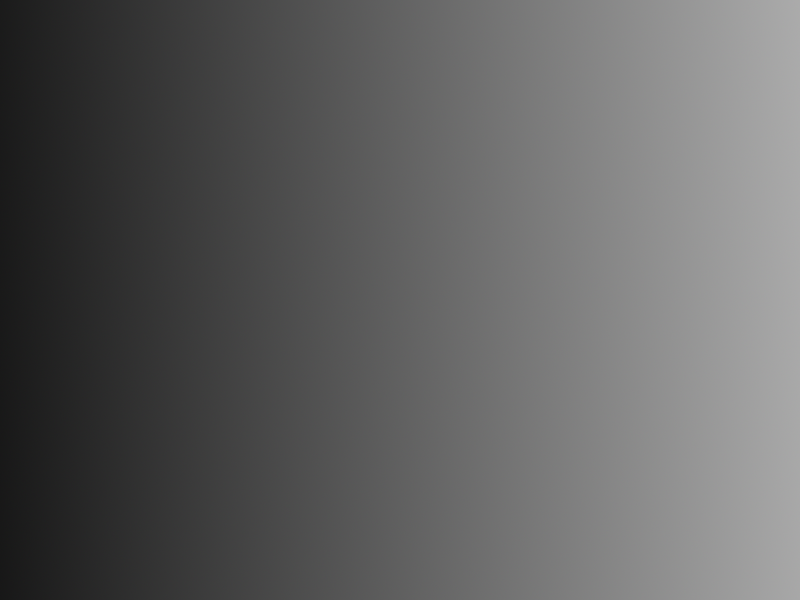
#> input picture gradient.png, 800 x 600 px
$ python PredictiveCompression.py
#> lines starting #> are read from the running program, lines starting #| are printed output that depends on the picture
#Code taken from https://github.com/gabilodeau/INF8770/blob/master/Codage%20predictif%20sur%20image.ipynb

import numpy as np
import matplotlib.pyplot as py


def rgb2gray(rgb):
    return np.dot(rgb[:,:], [0.299, 0.587, 0.114])

def imfloat2uint8(image):
    return (image*255).astype('uint8')

fig1 = py.figure(figsize=(10,10))
imagelue = py.imread('gradient.png')
#> imagelue is the input picture: shape (600, 800, 3) float32; mean R, G, B 0.381, 0.381, 0.381
image = imagelue.astype('float')
image = rgb2gray(image)
imageout = imfloat2uint8(image)
py.imshow(imageout, cmap=py.get_cmap('gray'))
py.show()

hist, intervalles = np.histogram(imageout, bins=256)
#> hist = 256 values, max 3396 at index 219, min 0 at index 2, mean 1875; intervalles = 257 values from 23 to 171
py.bar(intervalles[:-1], hist, width=2)
py.xlim(min(intervalles)-1, max(intervalles))
py.show()
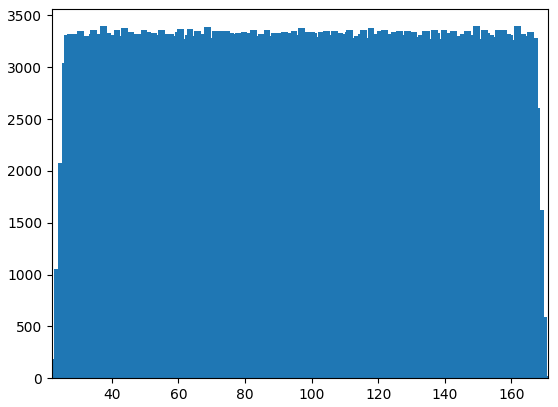
#> figure drawn by matplotlib, 1 panel

#cas frontieres
col=image[:,0]
#> col = 600 values, max 0.108 at index 4, min 0.0902 at index 595, mean 0.0982
image = np.column_stack((col,image))
#> image: shape (600, 801) float64
col=image[:,len(image[0])-1]
#> col = 600 values, max 0.672 at index 12, min 0.656 at index 577, mean 0.664
image = np.column_stack((col,image))
#> image: shape (600, 802) float64
row=image[0,:]
#> row = 802 values, max 0.67 at index 799, min 0.102 at index 1, mean 0.387
image = np.row_stack((row,image))
#> image: shape (601, 802) float64
row=image[len(image)-1,:]
#> row = 802 values, max 0.658 at index 0, min 0.0902 at index 1, mean 0.374
image = np.row_stack((row,image))
#> image: shape (602, 802) float64

#matrice de prediction: on predit que le pixel est le meme que celui lu precedemment.
matpred = [[0.0,0.0],[1.0,0.0]]

erreur = np.zeros((len(image)-2, len(image[0])-2))
#> erreur: shape (600, 800) float64; every value is 0
imagepred = np.zeros((len(image)-2, len(image[0])-2))
for i in range(1, len(image)-2):
    for j in range(1, len(image[0])-2):
        imagepred[i][j] = image[i-1][j-1]*matpred[0][0]+image[i-1][j]*matpred[0][1]+image[i][j-1]*matpred[1][0]
        erreur[i][j] = imagepred[i][j]-image[i][j]

hist, intervalles = np.histogram(erreur, bins=100)
#> hist = 100 values, max 240654 at index 0, min 0 at index 3, mean 4800; intervalles = 101 values from -0.00622 to 0.57
py.bar(intervalles[:-1], hist, width=2)
py.xlim(min(intervalles)-1, max(intervalles))
py.show()
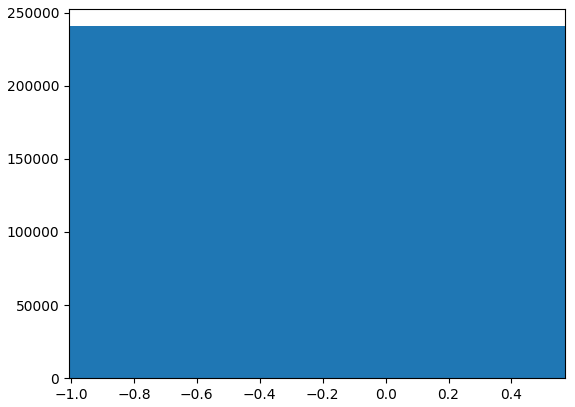
#> figure drawn by matplotlib, 1 panel; tallest bar 240654 high, from x = -1.01 to 0.994

fig2 = py.figure(figsize=(10, 10))
imageout = imfloat2uint8(imagepred)
py.imshow(imageout, cmap=py.get_cmap('gray'))
py.show()

fig3 = py.figure(figsize=(10, 10))
erreur = abs(erreur)*5
imageout = imfloat2uint8(erreur)
py.imshow(imageout, cmap=py.get_cmap('gray'))
py.show()

$ run again, with cat.jpg saved as gradient.png
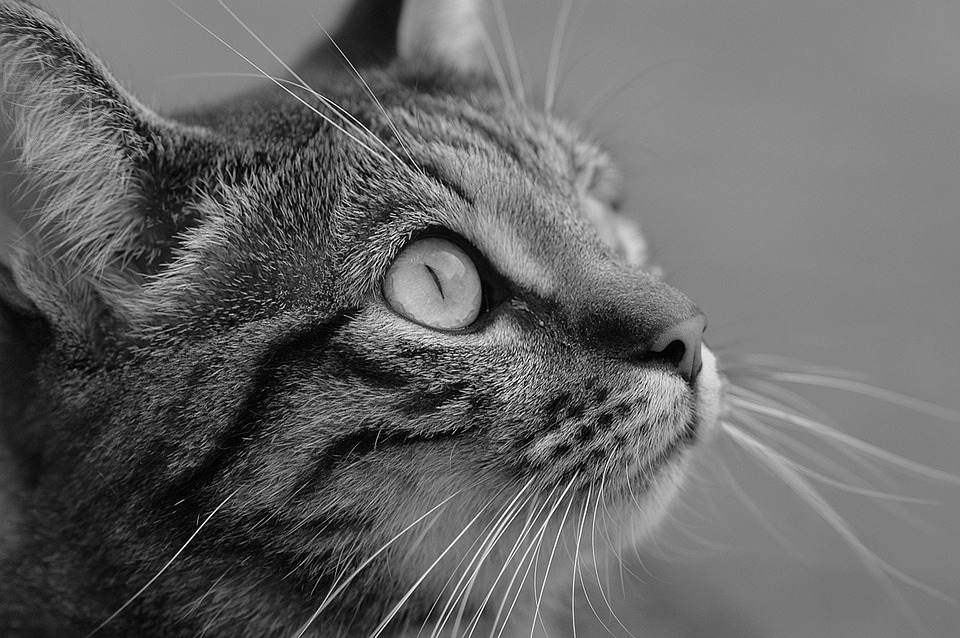
#> input picture cat.jpg, 960 x 638 px
#> imagelue is the input picture: shape (638, 960, 3) float32; min 0, max 1, mean 0.4
#> `hist, intervalles = np.histogram(imageout, bins=256)`: hist = 256 values, max 21894 at index 136, min 0 at index 127, mean 2392.5; intervalles = 257 values from 0 to 254
#> `py.show()`:
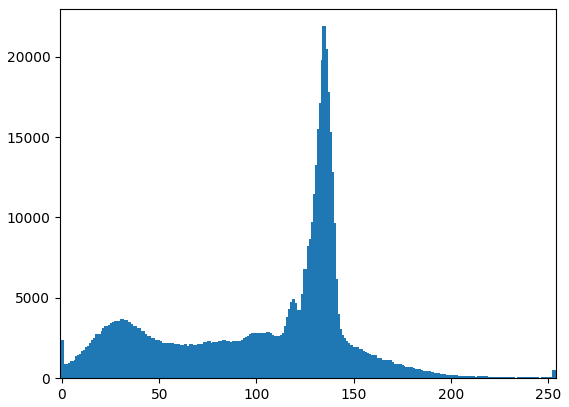
#> figure drawn by matplotlib, 1 panel; tallest bar 21894 high, from x = 133.9 to 135.9
#> `col=image[:,0]`: col = 638 values, max 0.651 at index 12, min 0.0627 at index 303, mean 0.266
#> `col=image[:,len(image[0])-1]`: col = 638 values, max 0.565 at index 39, min 0.451 at index 623, mean 0.511
#> `row=image[0,:]`: row = 962 values, max 0.792 at index 465, min 0.0588 at index 393, mean 0.517
#> `row=image[len(image)-1,:]`: row = 962 values, max 0.929 at index 500, min 0.0431 at index 154, mean 0.322
#> `hist, intervalles = np.histogram(erreur, bins=100)`: hist = 100 values, max 246396 at index 50, min 1 at index 0, mean 6124.8; intervalles = 101 values from -0.98 to 0.953
#> in imfloat2uint8 (call 3), `return (image*255).astype('uint8')`:
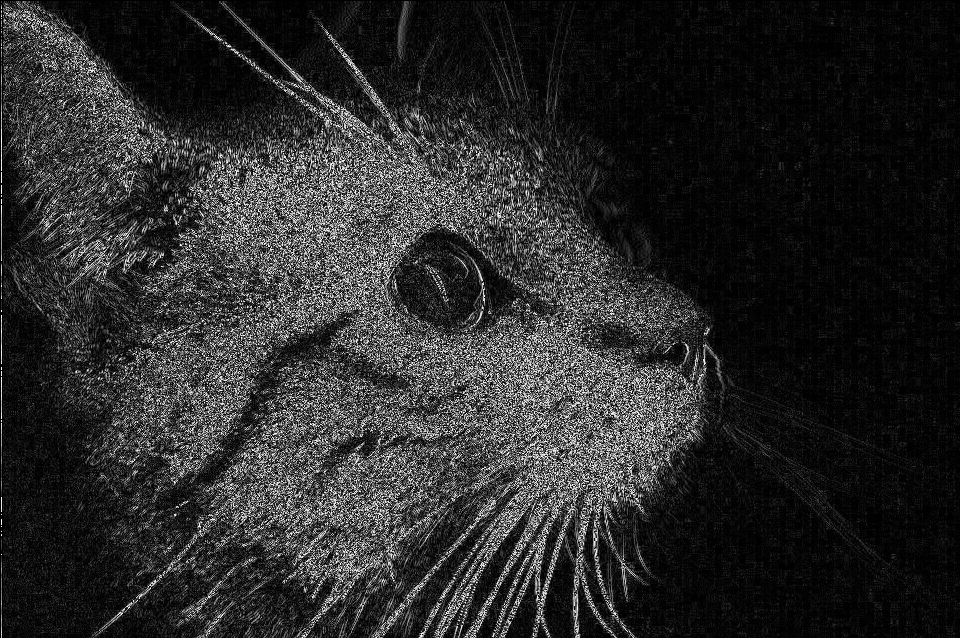
#> returned value: shape (638, 960); min 0, max 255, mean 42.4
